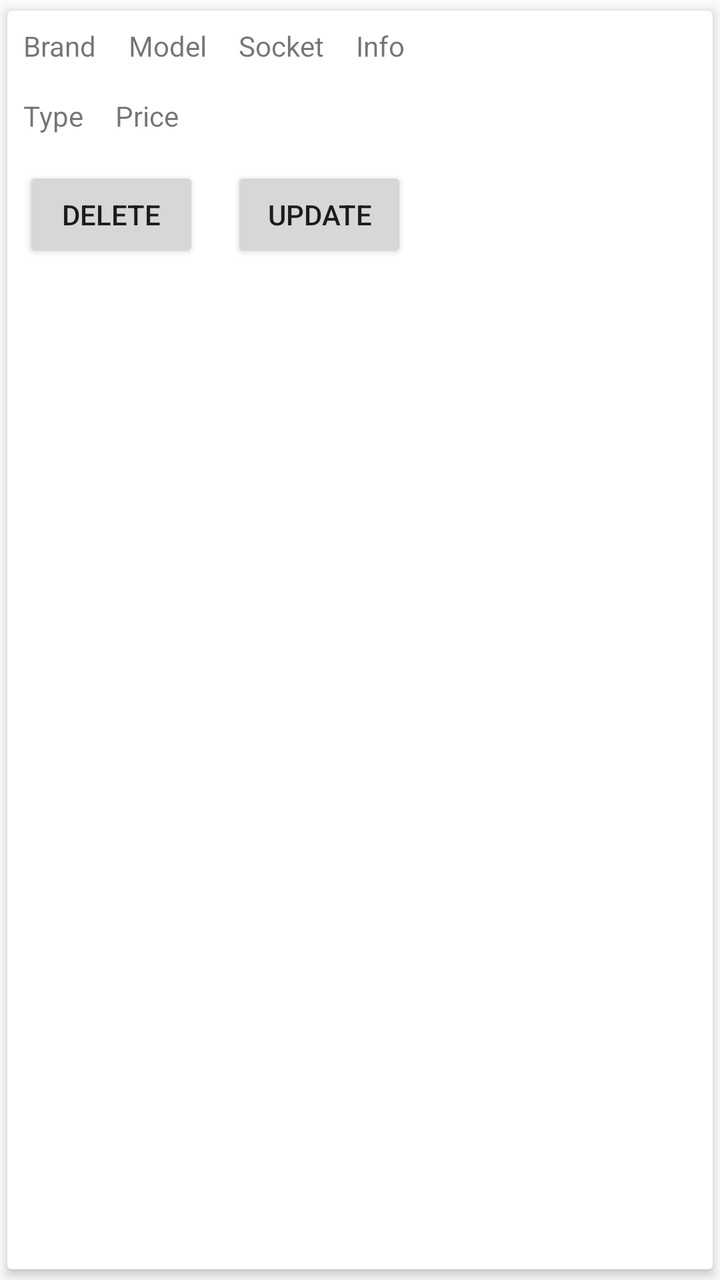
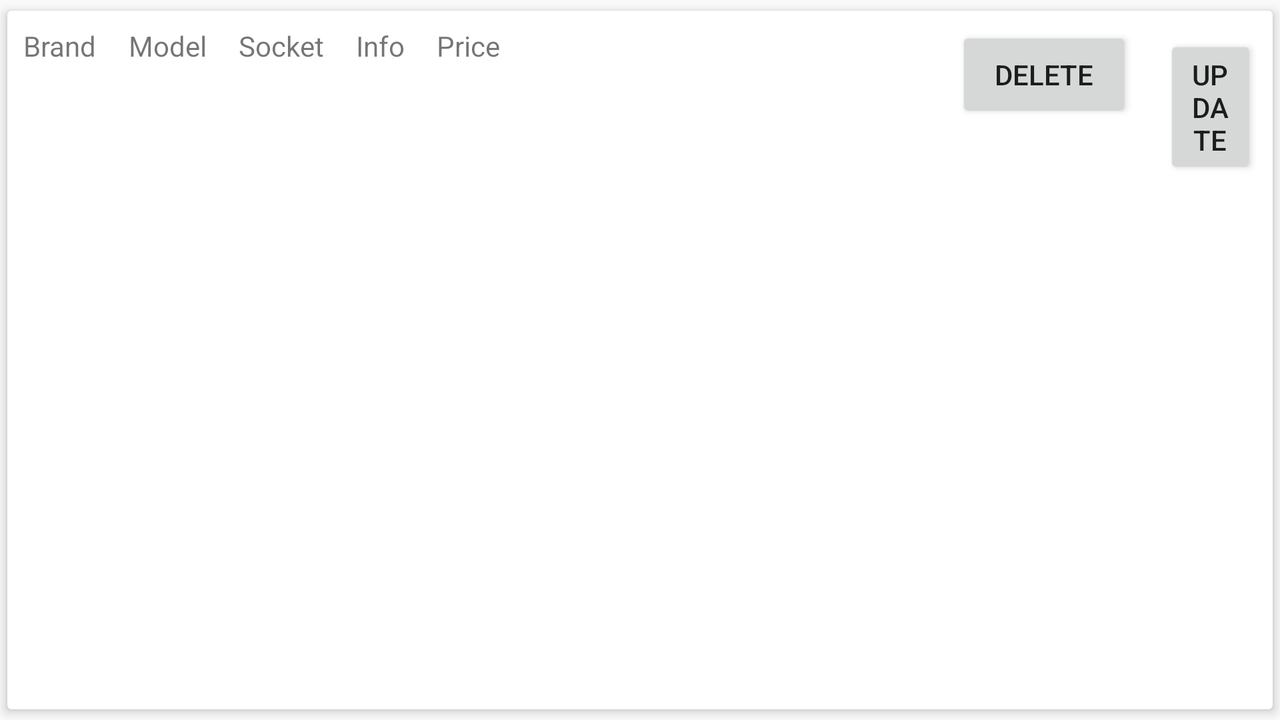

The same Android screen from two of the app's own layout files: first res/layout/ as a phone draws it, then the author's variant for another configuration, drawn on a device whose configuration selects that folder. Both files follow.
<!-- AndroidManifest.xml: application theme Theme.AppCompat.DayNight -->
<!-- res/layout/list_part.xml -->
<?xml version="1.0" encoding="utf-8"?>
<androidx.cardview.widget.CardView xmlns:android="http://schemas.android.com/apk/res/android"
    xmlns:app="http://schemas.android.com/apk/res-auto"
    android:layout_width="match_parent"
    android:layout_height="wrap_content"
    android:layout_margin="8dp"
    app:cardCornerRadius="2dp"
    app:cardElevation="3dp"
    app:cardUseCompatPadding="true">

    <RelativeLayout
        android:id="@+id/relitveLayout"
        android:layout_width="wrap_content"
        android:layout_height="wrap_content">

        <TextView
            android:id="@+id/partBrandTextView"
            android:layout_width="wrap_content"
            android:layout_height="wrap_content"
            android:padding="8dp"
            android:text="@string/brand" />

        <TextView
            android:id="@+id/partModelTextView"
            android:layout_width="wrap_content"
            android:layout_height="wrap_content"
            android:layout_toEndOf="@+id/partBrandTextView"
            android:padding="8dp"
            android:text="@string/model" />


        <TextView
            android:id="@+id/partSocketTextView"
            android:layout_width="wrap_content"
            android:layout_height="wrap_content"
            android:layout_toEndOf="@+id/partModelTextView"
            android:padding="8dp"
            android:text="@string/socket" />

        <TextView
            android:id="@+id/partInfoTextView"
            android:layout_width="wrap_content"
            android:layout_height="wrap_content"
            android:layout_toEndOf="@+id/partSocketTextView"
            android:padding="8dp"
            android:text="@string/info" />

        <TextView
            android:id="@+id/priceTextView"
            android:layout_width="wrap_content"
            android:layout_height="wrap_content"
            android:layout_below="@+id/partModelTextView"
            android:layout_toEndOf="@+id/typeTextView"
            android:padding="8dp"
            android:text="@string/price"/>

        <TextView
            android:id="@+id/typeTextView"
            android:layout_width="wrap_content"
            android:layout_height="wrap_content"
            android:layout_below="@+id/partBrandTextView"
            android:padding="8dp"
            android:text="@string/type" />

        <LinearLayout
            android:layout_width="wrap_content"
            android:layout_height="wrap_content"
            android:layout_below="@id/typeTextView"
            android:orientation="horizontal">

            <Button
                android:id="@+id/deleteButton"
                android:layout_width="wrap_content"
                android:layout_height="wrap_content"
                android:layout_margin="8dp"
                android:text="@string/delete" />

            <Button
                android:id="@+id/updateButton"
                android:layout_width="wrap_content"
                android:layout_height="wrap_content"
                android:layout_margin="8dp"
                android:text="@string/update" />
        </LinearLayout>
    </RelativeLayout>
</androidx.cardview.widget.CardView>
<!-- resources referenced by this layout -->
<resources>
  <string name="brand">Brand</string>
  <string name="delete">Delete</string>
  <string name="info">Info</string>
  <string name="model">Model</string>
  <string name="price">Price</string>
  <string name="socket">Socket</string>
  <string name="type">Type</string>
  <string name="update">Update</string>
</resources>
<!-- res/layout-land/list_part.xml (the author's variant of the layout above) -->
<!-- drawn on the phone turned sideways -->
<?xml version="1.0" encoding="utf-8"?>
<androidx.cardview.widget.CardView xmlns:android="http://schemas.android.com/apk/res/android"
    xmlns:app="http://schemas.android.com/apk/res-auto"
    android:layout_width="match_parent"
    android:layout_height="wrap_content"
    android:layout_margin="8dp"
    app:cardCornerRadius="2dp"
    app:cardElevation="3dp"
    app:cardUseCompatPadding="true">

    <RelativeLayout
        android:id="@+id/relitveLayout"
        android:layout_width="wrap_content"
        android:layout_height="wrap_content">

        <TextView
            android:id="@+id/partBrandTextView"
            android:layout_width="wrap_content"
            android:layout_height="wrap_content"
            android:padding="8dp"
            android:text="@string/brand" />

        <TextView
            android:id="@+id/partModelTextView"
            android:layout_width="wrap_content"
            android:layout_height="wrap_content"
            android:layout_toEndOf="@+id/partBrandTextView"
            android:padding="8dp"
            android:text="@string/model" />


        <TextView
            android:id="@+id/partSocketTextView"
            android:layout_width="wrap_content"
            android:layout_height="wrap_content"
            android:layout_toEndOf="@+id/partModelTextView"
            android:padding="8dp"
            android:text="@string/socket" />

        <TextView
            android:id="@+id/partInfoTextView"
            android:layout_width="wrap_content"
            android:layout_height="wrap_content"
            android:layout_toEndOf="@+id/partSocketTextView"
            android:padding="8dp"
            android:text="@string/info" />

        <TextView
            android:id="@+id/priceTextView"
            android:layout_width="wrap_content"
            android:layout_height="wrap_content"
            android:layout_toEndOf="@+id/partInfoTextView"
            android:padding="8dp"
            android:text="@string/price" />

        <LinearLayout
            android:layout_width="wrap_content"
            android:layout_height="wrap_content"
            android:layout_marginStart="212dp"
            android:layout_toEndOf="@id/priceTextView"
            android:orientation="horizontal">

            <Button
                android:id="@+id/deleteButton"
                android:layout_width="wrap_content"
                android:layout_height="wrap_content"
                android:layout_margin="8dp"
                android:text="@string/delete" />

            <Button
                android:id="@+id/updateButton"
                android:layout_width="wrap_content"
                android:layout_height="wrap_content"
                android:layout_margin="8dp"
                android:text="@string/update" />
        </LinearLayout>
    </RelativeLayout>
</androidx.cardview.widget.CardView>
<!-- resources referenced by the variant -->
<!-- as the phone turned sideways resolves them -->
<resources>
  <string name="brand">Brand</string>
  <string name="delete">Delete</string>
  <string name="info">Info</string>
  <string name="model">Model</string>
  <string name="price">Price</string>
  <string name="socket">Socket</string>
  <string name="update">Update</string>
</resources>
